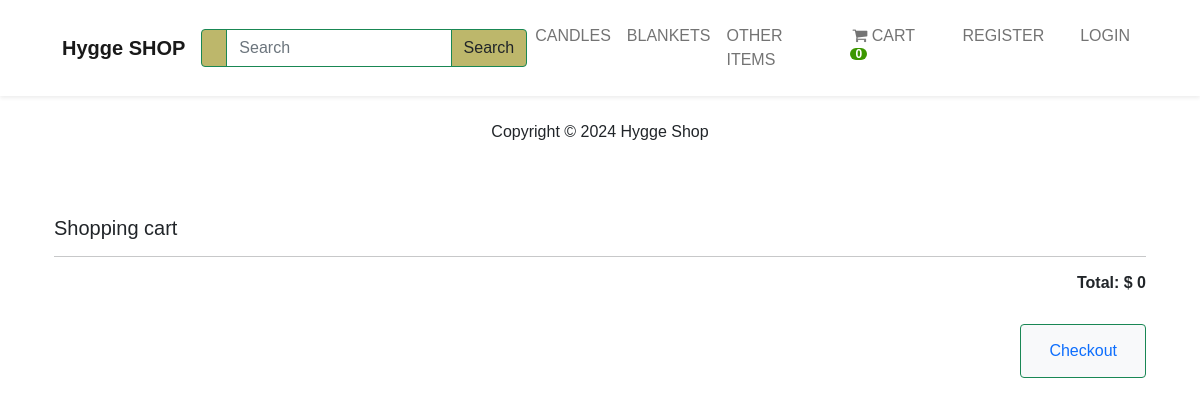
Page /cart/ on the committed database.
### shop/models.py (models this page shows, shortened)
class Category(models.Model):
    name = models.CharField("Категория", max_length=250, db_index=True)
    parent = models.ForeignKey('self', on_delete=models.CASCADE, related_name='children', blank=True, null=True
                               )
    slug = models.SlugField('URL', max_length=250,
                            unique=True, null=False, editable=True)
    created_at = models.DateTimeField('Дата создания', auto_now_add=True)
    class Meta:
        unique_together = (['slug', 'parent'])
        verbose_name = 'Категория'
        verbose_name_plural = 'Категории'
    def get_absolute_url(self):
        return reverse("shop:category_list", args=[str(self.slug)])

### cart/views.py (the view)
# urls.py: path('', cart_view, name='cart_view'),
def cart_view(request):
    cart = Cart(request)
    context = {'cart': cart}
    return render(request, 'cart_view.html', context)

### cart/cart.py (called while the page is built)
    def __len__(self):
        return sum(item['quantity'] for item in self.cart.values())

    def get_total_price(self):
        return sum(Decimal(item['price']) * item['quantity'] for item in self.cart.values())

### cart/context_processors.py (called while the page is built)
def cart(request):
    return {'cart': Cart(request)}

### shop/context_processors.py (called while the page is built)
def categories(request):
    categories = Category.objects.filter(parent=None)
    return {'categories': categories}

### cart/templates/cart_view.html (shortened to what this page needs)
{% include "base.html" %} {% load static %} {% load mathfilters %} {% block content %}
<main class="pt-5">
  <div class="container">
    <h1 class="h5">Shopping cart</h1>
    <hr />
    <div class="col-12 text-end">
      <div class="h6 fw-bold">
        Total: $
        <div id="total" class="d-inline-flex">
          {{ cart.get_total_price }}
        </div>
      </div>
      <button
                  type="button"
                  class="btn btn-success btn-md text-bg-light mt-4"
                >
                <a class="nav-link text-decoration-none" href="{% url 'payment:checkout' %}">Checkout</a>
                </button>
    </div>
  </div>
  <br />
  <br />
</main>
{% endblock %}

### shop/templates/shop/_partials/_navbar.html (shortened to what this page needs)
<nav class="navbar navbar-expand-lg bg-white sticky-top navbar-light p-3 shadow-sm ">
    <div class="container">
        <a class="navbar-brand" href="{% url 'shop:products' %}">
            <strong>Hygge SHOP</strong></a>
        <div class="collapse navbar-collapse" id="navbarNavDropdown">
        <div class="collapse navbar-collapse" id="navbarNavDropdown">
            <form action="{% url 'shop:search_products' %}" method="get">
            <div class="ms-auto d-none d-lg-block">
                <div class="input-group">
                    <span class="border-success input-group-text text-white search-button"></span>
                    <input type="text" name="q" placeholder="Search" class="form-control border-success" style="color: #7a7a7a" />
                    <button class="btn btn-success text-dark search-button">Search</button>
                </div>
            </div>
        </form>
            </div>
            <ul class="navbar-nav ms-auto">
                {% for i in categories %}
                {% if not i.children.all %}
                <li class="nav-item">
                    <a class="nav-link" href="{{i.get_absolute_url}}">{{i.name|upper }}</a>
                </li>
                {% endif %} {% endfor %}
            </ul>
            <ul class="navbar-nav ms-auto">
                <li class="nav-item">
                    <a class="nav-link mx-2 text-uppercase" href="{% url 'cart:cart_view' %}"> <i
                            class="fa fa-shopping-cart" aria-hidden="true"> </i> Cart
                        <span id="lblCartCount" class="badge badge-warning ">
                            {% with cart_qty=cart|length%}
                            {% if cart_qty > 0 %}
                            {{cart_qty}}
                            {% else %}
                            0
                            {% endif %}
                            {% endwith %}
                        </span>
                    </a>
                </li>
                {% if request.user.is_authenticated %}
                <li class="nav-item">
                    <a class="nav-link mx-2 text-uppercase" href="{% url 'account:dashboard' %}"><i
                            class="fa-solid fa-circle-user me-1"></i>@{{ user.username }} Account</a>
                </li>
                <li class="nav-item">
                    <a class="nav-link mx-2 text-uppercase" href="{% url 'account:logout' %}"><i
                            class="fa-solid fa-circle-user me-1"></i> Logout</a>
                </li>
                {% else %}
                <li class="nav-item">
                    <a class="nav-link mx-2 text-uppercase" href="{% url 'account:registration' %}"> Register</a>
                </li>
                <li class="nav-item">
                    <a class="nav-link mx-2 text-uppercase" href="{% url 'account:login' %}"> Login</a>
                </li>
                {% endif %}
            </ul>
        </div>
    </div>
</nav>

### shop/static/shop/css/base.css (style rules this page uses)
body { font-family: 'Montserrat', sans-serif; }
.badge { padding-left: 9px; padding-right: 9px; -webkit-border-radius: 9px; -moz-border-radius: 9px; border-radius: 9px; }
#lblCartCount { font-size: 12px; background: #3c9700; color: #fff; padding: 0 5px; vertical-align: top; margin-left: -2px; }
a { font-size: 14px; font-weight: 700; }
.form-control { outline: none !important; box-shadow: none !important; }
.search-button { background-color: #BDB76B; }

### rows in the picture
Category: name "CANDLES"
Category: name "BLANKETS"
Category: name "OTHER ITEMS"

### other values in the picture
{{ cart.get_total_price }} "0"
